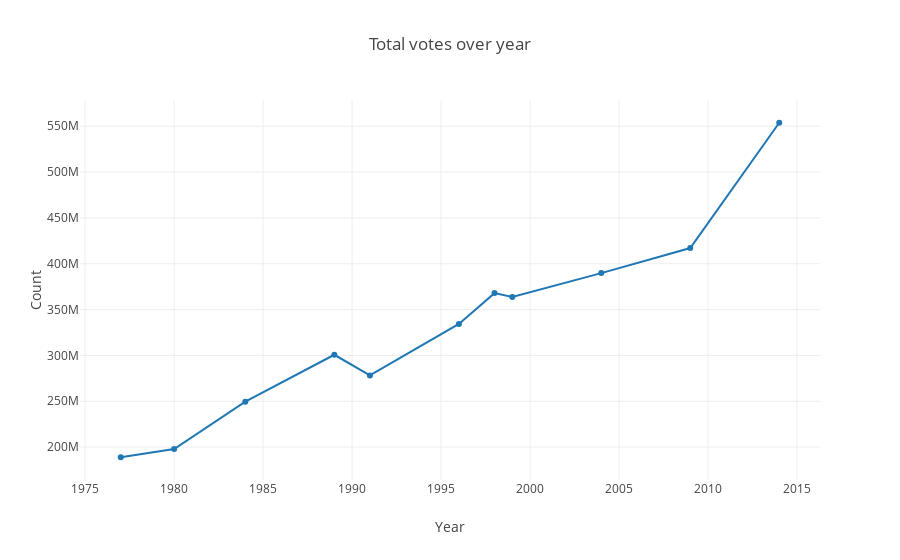

Source (notebook cell):
### Markdown cell above
#### Total Votes over time

### Code cell
# we cannot use electors to compare because it contains total number of registered voters 
#which also includes people who are dead.

total = nl.groupby(['year']).sum()['totvotpoll'].reset_index(name ='Total')

trace1 = go.Scatter( x = total.year,
                   y = total.Total,
                   mode = 'lines+markers',
                   name = 'Total Votes')
data = [trace1]

layout = go.Layout(title = 'Total votes over year',
                  xaxis = dict(title = 'Year'),
                  yaxis = dict(title = 'Count'))

fig = go.Figure(data = data, layout = layout)
py.offline.iplot(fig)

### Figure 1 — Plotly figure (JSON) as saved in the notebook; plotly's stock layout.template omitted (floating-point values rounded to 4 significant figures)
{"data": [{"mode": "lines+markers", "name": "Total Votes", "type": "scatter", "uid": "00f2897d-d36b-4457-95aa-28172af23cd9", "x": [1977, 1980, 1984, 1989, 1991, 1996, 1998, 1999, 2004, 2009, 2014], "y": [188917504, 197824274, 249583543, 300713805, 278218849, 334327592, 367952396, 363694693, 389779784, 417158672, 553802946]}], "layout": {"title": {"text": "Total votes over year"}, "xaxis": {"title": {"text": "Year"}}, "yaxis": {"title": {"text": "Count"}}}}
